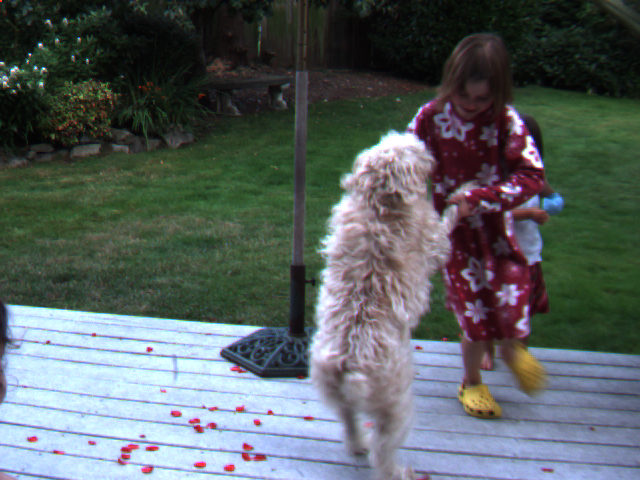
%> input picture Project5/Proj5-1-code/0.png, 640 x 480 px
$ octave script.m   (GNU Octave 9; MATLAB toolbox functions it lacks are replaced by stand-ins)
%> lines starting %> are read from the running program, lines starting %| are printed output that depends on the picture
### Project5/Proj5-1-code/reduce.m
function newIm = reduce(im)

[rows,cols] = size(im);
newRows = rows/2; newCols=cols/2;
newIm = zeros(rows/2, newCols);

w = fspecial('gaussian',5,1);

for r = 3:newRows-2
    for c = 3:newCols-2
        for m= -2:2
            for n= -2:2
                newIm(r,c) = newIm(r,c) + (w(m+3,n+3) * im(2*r+m, 2*c+n));
            end
        end
    end
end

end

### Project5/Proj5-1-code/script.m
%% Script for Code 1.1
g0 = double(rgb2gray(imread('0.png')));
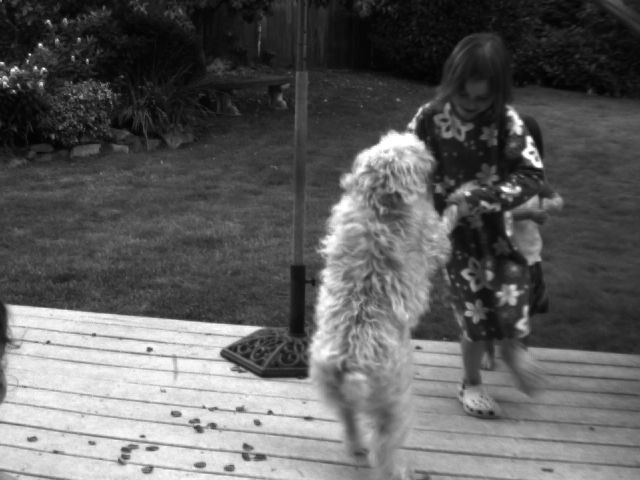
%> g0: size 480x640 double; min 3, max 255, mean 94.6
levels = 4;


g1 = reduce(g0);
%> after the loop in reduce, `for r = 3:newRows-2`:
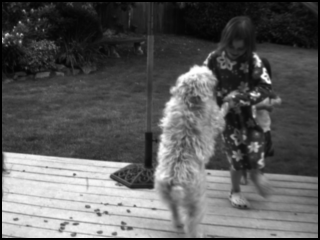
%> newIm: size 240x320 double; min 0, max 255, mean 92.2; drawn with min black and max white
imwrite(uint8(g1),'Proj5-1-1-1.jpg');

g2 = reduce(g1);
%> (the run ends here)
